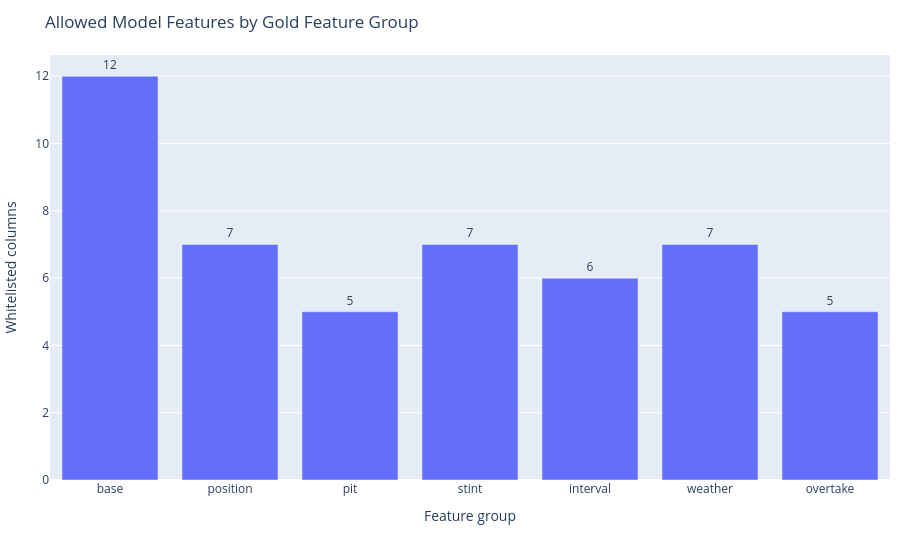

Write notebook code for a chart like this one.
### Markdown cell above
## Modeling Boundary Summary

Gold owns feature construction, label isolation, horizon selection, and leakage
metadata. Model training should own split strategy, preprocessing fit,
estimator selection, calibration, and evaluation.

### Code cell
feature_groups = []
for name, contract in feature_contract.get("feature_tables", {}).items():
    feature_groups.append({
        "feature_group": name,
        "artifact": contract.get("artifact"),
        "rows": contract.get("rows"),
        "allowed_columns": len(contract.get("model_allowed_columns", [])),
        "availability_rule": contract.get("availability_rule"),
    })
feature_group_summary = pd.DataFrame(feature_groups)
feature_group_summary.to_csv(OUTPUT_TABLES / "feature_group_summary.csv", index=False)

fig = px.bar(
    feature_group_summary,
    x="feature_group",
    y="allowed_columns",
    text="allowed_columns",
    title="Allowed Model Features by Gold Feature Group",
    labels={"feature_group": "Feature group", "allowed_columns": "Whitelisted columns"},
)
fig.update_layout(margin=dict(l=10, r=10, t=55, b=80))
fig.update_traces(textposition="outside", cliponaxis=False)
save_chart(fig, "allowed_features_by_group")
fig.show()

display(feature_group_summary)

### Figure 1 — Plotly figure (JSON) as saved in the notebook; plotly's stock layout.template omitted (floating-point values rounded to 4 significant figures)
{"data": [{"cliponaxis": false, "hovertemplate": "Feature group=%{x}<br>Whitelisted columns=%{text}<extra></extra>", "legendgroup": "", "marker": {"color": "#636efa", "pattern": {"shape": ""}}, "name": "", "orientation": "v", "showlegend": false, "text": [12.0, 7.0, 5.0, 7.0, 6.0, 7.0, 5.0], "textposition": "outside", "type": "bar", "x": ["base", "position", "pit", "stint", "interval", "weather", "overtake"], "xaxis": "x", "y": [12, 7, 5, 7, 6, 7, 5], "yaxis": "y"}], "layout": {"barmode": "relative", "legend": {"tracegroupgap": 0}, "margin": {"b": 80, "l": 10, "r": 10, "t": 55}, "title": {"text": "Allowed Model Features by Gold Feature Group"}, "xaxis": {"anchor": "y", "domain": [0.0, 1.0], "title": {"text": "Feature group"}}, "yaxis": {"anchor": "x", "domain": [0.0, 1.0], "title": {"text": "Whitelisted columns"}}}}
